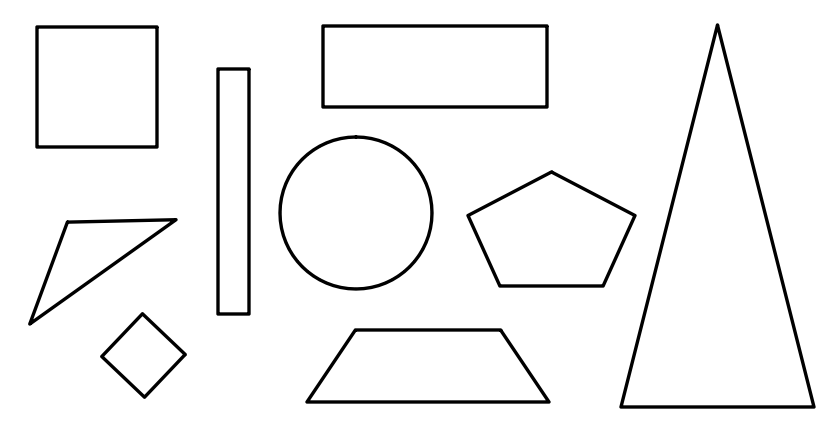
#> input picture computer_vision/shape.png, 833 x 435 px
$ python contour_geometric_shapes.py
#> lines starting #> are read from the running program, lines starting #| are printed output that depends on the picture; after the words box and inside, x2 and y2 are one past the last pixel; in counts of white or black regions, pixels touching at a corner belong together
import cv2
import numpy as np
import matplotlib.pyplot as plt

# خواندن تصویر
image = cv2.imread("shape.png")
#> image is the input picture: shape (435, 833, 3); min 0, max 255, mean 243.8
gray = cv2.cvtColor(image, cv2.COLOR_BGR2GRAY)
_, thresh = cv2.threshold(gray, 127, 255, cv2.THRESH_BINARY_INV)
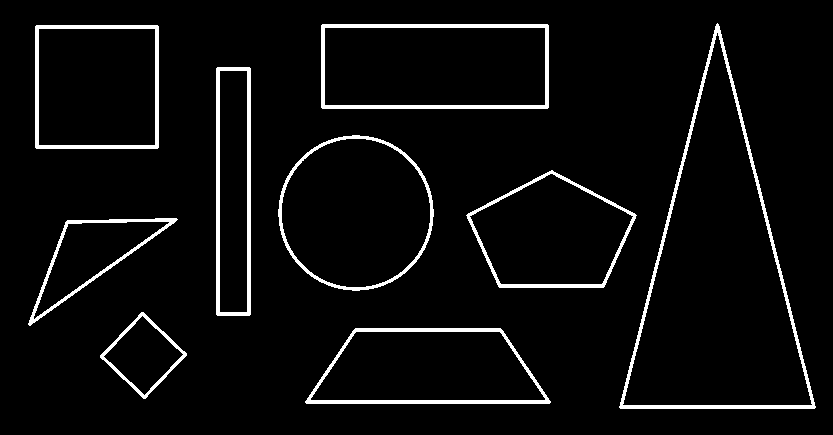
#> thresh: shape (435, 833); 4.8% white; 9 white regions

# پیدا کردن کانتورها
contours, _ = cv2.findContours(thresh, cv2.RETR_TREE, cv2.CHAIN_APPROX_SIMPLE)
#> contours = 18 contours; largest, box (x1, y1, x2, y2) and area: (619, 23, 816, 409) 38109, (622, 32, 813, 406) 35634, (321, 24, 549, 109) 19066, (278, 135, 434, 291) 18717, (281, 138, 431, 288) 17508

for cnt in contours:
    # به دست آوردن محیط کانتور
    peri = cv2.arcLength(cnt, True)

    # تقریب چندضلعی
    approx = cv2.approxPolyDP(cnt, 0.01 * peri, True)

    # پیدا کردن مرکز شکل برای نوشتن اسم
    M = cv2.moments(cnt)
    if M["m00"] != 0:
        cx = int(M["m10"] / M["m00"])
        cy = int(M["m01"] / M["m00"])
    else:
        cx, cy = 0, 0

    # مشخص کردن نوع شکل
    sides = len(approx)
    if sides == 3:
        shape = "Triangle"
    elif sides == 4:
        x, y, w, h = cv2.boundingRect(approx)
        aspect_ratio = float(w) / h
        shape = "Square" if 0.95 < aspect_ratio < 1.05 else "Rectangle"
    elif sides >= 5 and sides <= 6:
        shape = "Polygon"
    elif sides > 8:
        shape = "Circle"
    else:
        shape = "Unknown"

    # نمایش اسم شکل
    cv2.putText(image, shape, (cx, cy), cv2.FONT_HERSHEY_SIMPLEX, 0.5, (0, 0, 0), 2)
    cv2.drawContours(image, [approx], 0, (0, 255, 0), 2)
#> this loop made 18 passes
#> (peri, approx, cx, cy, sides, x, y, w) on passes 1, 2, 3, 4, 11, 12, 13, 14: (580.2, [[305, 401], [550, 402], [500, 328], [355, 328]], 427, 368, 4, 305, 328, 246), (552.9, [[310, 398], [356, 331], [499, 331], [545, 399]], 427, 368, 4, 310, 331, 236), (247.9, [[141, 312], [100, 357], [145, 398], [186, 353]], 142, 354, 4, 100, 312, 87), (228.6, [[142, 315], [183, 354], [144, 395], [103, 356]], 142, 354, 4, 103, 315, 81), (561.7, [[217, 67], [216, 314], [249, 315], [250, 68]], 233, 191, 4, 216, 67, 35), (537.7, [[220, 70], [247, 71], [246, 312], [219, 311]], 233, 191, 4, 219, 70, 29), (489.7, [[36, 25], [35, 147], [157, 148], [158, 26]], 96, 86, 4, 35, 25, 124), (465.7, [[38, 29], [154, 28], [155, 144], [39, 145]], 96, 86, 4, 38, 28, 118)
#> (peri, approx, cx, cy, sides, shape) on passes 5, 6, 17, 18: (424.7, [[177, 219], [67, 220], [28, 324]], 90, 255, 3, 'Triangle'), (388.3, [[169, 222], [33, 318], [68, 223]], 90, 254, 3, 'Triangle'), (1046, [[717, 23], [620, 408], [815, 407]], 716, 278, 3, 'Triangle'), (1013.5, [[717, 32], [811, 405], [622, 404]], 716, 279, 3, 'Triangle')
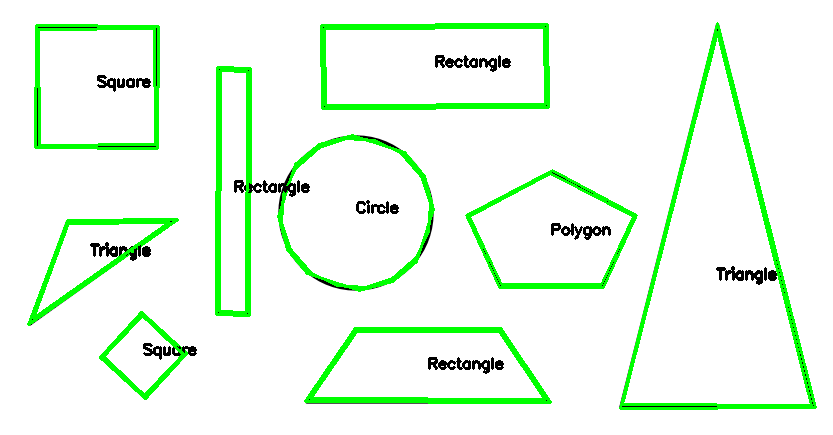
#> image: shape (435, 833, 3); 8.2% of pixels changed, all inside (x1, y1, x2, y2) = (27, 22, 817, 410)

plt.figure(figsize=(12, 6))

plt.subplot(1, 2, 1)
plt.title("Original Image")
plt.imshow(gray, cmap='gray')
plt.axis('off')

plt.subplot(1, 2, 2)
plt.title("Contours Found")
plt.imshow(image, cmap='gray')
plt.axis('off')

plt.tight_layout()
plt.show()
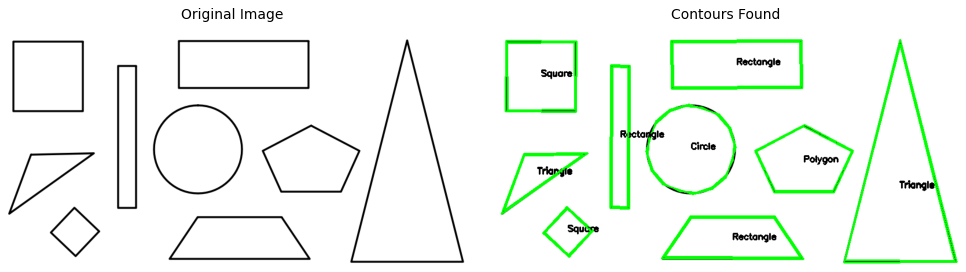
#> figure drawn by matplotlib, 2 panels
